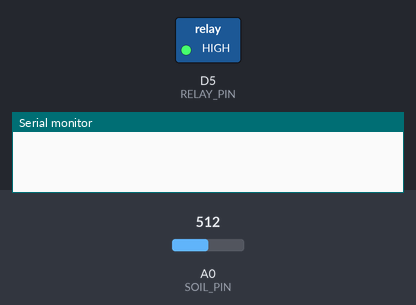
The sketch below on a simulated ESP8266 (NodeMCU). Shown: switched loads named in the sketch (green lamp = pin HIGH), the last lines printed to the serial monitor. Inputs (shaded band) come from the test bench; at power-on: A0 (SOIL_PIN) = 512. WiFi joins after 1.5 s; servers stay silent unless stated.

Above: at 3.0 s.
3.1 s: A0 (SOIL_PIN) set to 692
13.3 s: A0 (SOIL_PIN) set to 723
At 18.0 s:
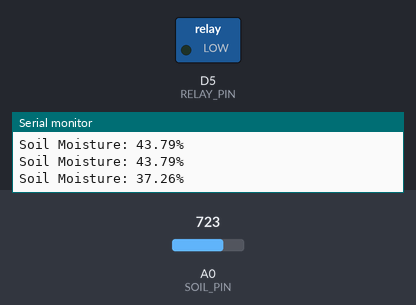
18.3 s: A0 (SOIL_PIN) set to 511
At 23.0 s:
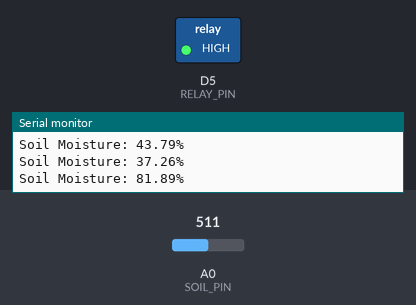
23.3 s: A0 (SOIL_PIN) set to 716
At 28.1 s:
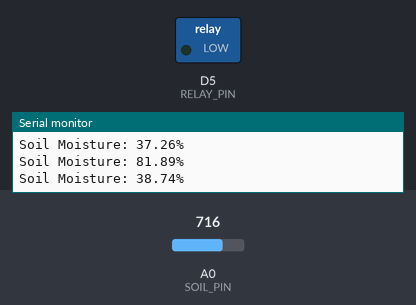
Timing chart, 0 to 29.3 s (numbered marks = the images above; inputs shaded):
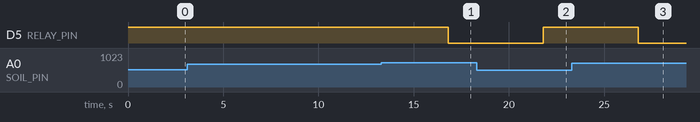

Measured:
- the behaviour switches between 710 and 711 on A0 (SOIL_PIN) (found by bisection; images 0 and 1)
- after the input at 13.3 s, D5 (RELAY_PIN): HIGH → LOW after 3.5 s
- after the input at 18.3 s, D5 (RELAY_PIN): LOW → HIGH after 3.5 s
- after the input at 23.3 s, D5 (RELAY_PIN): HIGH → LOW after 3.5 s

The sketch:

IoT_Plant_Irrigation_System.ino
```cpp
// (licence header left out)
// -------- Blynk Configuration (Keep Credentials Private) --------
#define BLYNK_TEMPLATE_ID   "YOUR_TEMPLATE_ID"
#define BLYNK_TEMPLATE_NAME "YOUR_TEMPLATE_NAME"
#define BLYNK_AUTH_TOKEN    "YOUR_AUTH_TOKEN"

#define BLYNK_PRINT Serial   // Enable Blynk debug messages

#include <ESP8266WiFi.h>
#include <BlynkSimpleEsp8266.h>

// -------- Pin Definitions --------
#define SOIL_PIN  A0   // Soil moisture sensor analog output
#define RELAY_PIN D5   // Relay control pin (Water Pump)

// -------- Blynk Virtual Pins --------
#define VP_RELAY V1    // Relay control from Blynk app
#define VP_SOIL  V4    // Soil moisture percentage display

// -------- WiFi Credentials (Replace Before Upload) --------
char ssid[] = "YOUR_WIFI_NAME";
char pass[] = "YOUR_WIFI_PASSWORD";

// -------- Calibration & Settings --------
int soilWet = 425;           // Sensor value when soil is fully wet
int soilDry = 900;           // Sensor value when soil is completely dry
float moistureThreshold = 40.0;  // Moisture % below which pump turns ON
bool RELAY_ACTIVE_LOW = true;    // Set true for Active LOW relay

bool relayState = false;     // Stores current relay state
BlynkTimer timer;            // Timer for periodic updates


// Convert raw soil value (0–1023) into percentage (0–100%)
float soilPercent() {
  int raw = analogRead(SOIL_PIN);
  float pct = (soilDry - raw) * 100.0 / (soilDry - soilWet);
  return constrain(pct, 0, 100);
}

// Relay Control Function
void setRelay(bool on) {
  relayState = on;
  digitalWrite(RELAY_PIN, (RELAY_ACTIVE_LOW ? !on : on));
}

// Manual Relay Control from Blynk App (V1)
BLYNK_WRITE(VP_RELAY) {
  setRelay(param.asInt());
}

// Send Soil Data & Automatic Irrigation Logic
void sendSoilData() {

  float moisture = soilPercent();

  Serial.print("Soil Moisture: ");
  Serial.print(moisture);
  Serial.println("%");

  // Send values to Blynk dashboard
  Blynk.virtualWrite(VP_SOIL, moisture);
  Blynk.virtualWrite(VP_RELAY, relayState);

  // Automatic pump control
  if (moisture < moistureThreshold)
    setRelay(true);     // Dry soil → Pump ON
  else
    setRelay(false);    // Wet soil → Pump OFF
}

// Setup Function
void setup() {

  Serial.begin(115200);

  pinMode(RELAY_PIN, OUTPUT);
  setRelay(false);   // Ensure pump OFF at startup

  Blynk.begin(BLYNK_AUTH_TOKEN, ssid, pass);

  // Run soil monitoring every 5 seconds
  timer.setInterval(5000L, sendSoilData);
}

// Loop Function
void loop() {
  Blynk.run();
  timer.run();
}
```
